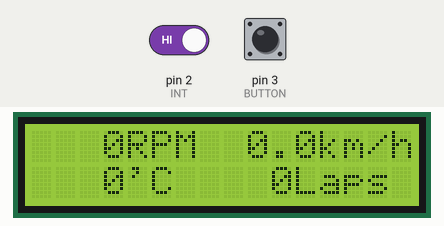
This sketch was run on a simulated Arduino Uno, built with avr-gcc and run on an emulated ATmega328P. Shown: 16×2 character LCD. Inputs (shaded band) come from the test bench; at power-on: pin 3 (BUTTON) HIGH, pin 2 (INT) HIGH. What the sketch prints to the serial monitor is not drawn.

Above: at 1.2 s.
1.3 s: pin 3 (BUTTON) pulled LOW for 0.15 s
At 2.5 s:
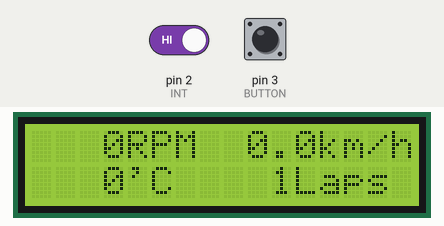
3.0 s: pin 2 (INT) driven LOW
4.5 s: pin 3 (BUTTON) pulled LOW for 1 s
8.5 s: pin 2 (INT) driven HIGH
11.5 s: pin 3 (BUTTON) pulsed LOW 2 times (0.12 s each, 0.3 s apart)
15.1 s: pin 2 (INT) driven LOW and pin 3 (BUTTON) driven LOW
Timing chart, 0 to 18.1 s (numbered marks = the images above; inputs shaded):
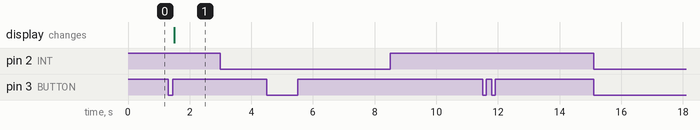

The sketch:

CAN_test.ino
```cpp
#include <Wire.h>
#include <LiquidCrystal_I2C.h>
#include <mcp_can.h>
#include <SPI.h>

LiquidCrystal_I2C lcd(0x27, 16, 2);

#define Ratio 6.0
#define WHL_CRC 1.5
#define BUTTON 3
#define INT 2

long unsigned int rxId;
unsigned char len = 0;
unsigned char rxBuf[8];

uint16_t RPM = 0;
char Velocity[6] = "";
uint8_t controller_temp = 0;
uint8_t laps = 0;
uint8_t BattVolt = 0;
bool lapCountLock = 0;
unsigned long exTime;

MCP_CAN CAN(10);

void setup() {
  Serial.begin(9600);
  CAN.begin(CAN_250KBPS);
  lcd.begin();
  lcd.backlight();
  pinMode(BUTTON, INPUT);
  digitalWrite(BUTTON, INPUT_PULLUP);
  attachInterrupt(digitalPinToInterrupt(BUTTON), lapCounter, RISING);
  pinMode (INT, INPUT);
  exTime = millis();
}

void loop() {
  if (millis() - exTime > 30000) {
    lapCountLock = 0;
  }
  if (!digitalRead(2))     // 데이터가 수신되면 2번핀이 LOW상태가 됩니다.
  {
    CAN.readMsgBuf(&len, rxBuf);  // 데이터의 길이와 데이터를 읽습니다.
    rxId = CAN.getCanId();        // 데이터의 ID(식별자)를 읽습니다.
    Serial.print("ID: ");
    Serial.println(rxId, HEX);       // ID를 출력합니다.
    if (rxId == 0x0CF11E05) {
      Serial.print("RPM: ");
      RPM = (rxBuf[1] << 8) + rxBuf[0];
      Serial.println(RPM);
      Serial.print("Battery Voltage: ");
      BattVolt = ((rxBuf[3] << 8) + rxBuf[2]) / 10.0;
      Serial.println(BattVolt);
    }
    else if (rxId == 0x0CF11F05) {
      Serial.print("Throttle: ");
      Serial.println(rxBuf[0]);
      Serial.print("Controller temp: ");
      controller_temp = rxBuf[1];
      Serial.println(controller_temp);
    }
  }
  cluster();
}

void lapCounter() {
  delay(200);
  if (digitalRead(BUTTON) && !lapCountLock) {
    laps++;
    lapCountLock = 1;
    exTime = millis();
  }
  else {
    //nothing
  }
}

void cluster() {
  char info_1[20];
  char info_2[20] = " ";
  dtostrf(RPM / Ratio * WHL_CRC * 60 / 1000, 5, 1, Velocity);
  sprintf(info_1, "%4dRPM%skm/h", RPM, Velocity);
  sprintf(info_2, "%4d\'C%5dLaps", controller_temp, laps);
  lcd.setCursor(0, 0);
  Serial.println(info_1);
  lcd.print(info_1);
  lcd.setCursor(0, 1);
  lcd.print(info_2);
}
```

Measured:
- after the input at 1.3 s, the display: changes after 0.20 s (image 1)
- after the input at 3.0 s, every drawn part: stays the same
- after the input at 4.5 s, every drawn part: stays the same
- after the input at 8.5 s, every drawn part: stays the same
- after the input at 11.5 s, every drawn part: stays the same
- after the input at 15.1 s, every drawn part: stays the same
